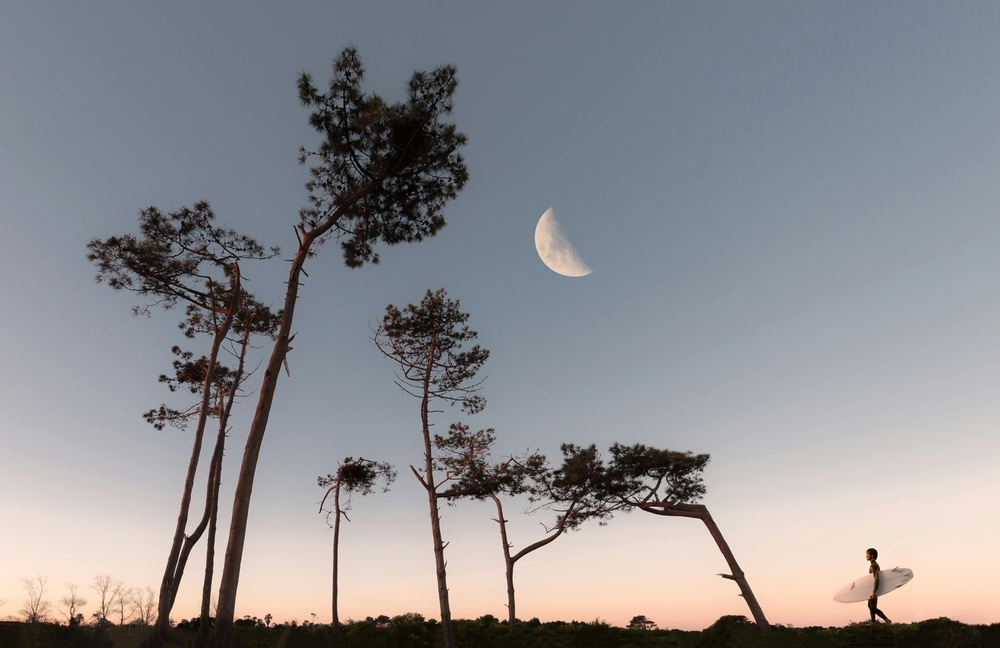
#> input picture Day 2/tree and moon.jpg, 1000 x 648 px, shrunk from 4924 x 3191 before the run
$ python translate.py
#> lines starting #> are read from the running program, lines starting #| are printed output that depends on the picture
import cv2
import matplotlib.pyplot as plt
import numpy as np
img = cv2.imread("tree and moon.jpg")
#> img is the input picture: shape (648, 1000, 3); mean B, G, R 145.4, 141.7, 141.2
rows,cols=img.shape[:2]
#> rows = 648; cols = 1000

circle = cv2.circle(img,(100,100),50,(0,0,255),3)


M = np.float32([[1,0,-10],[0,1,0]])
translate = cv2.warpAffine(img,M,(cols,rows))
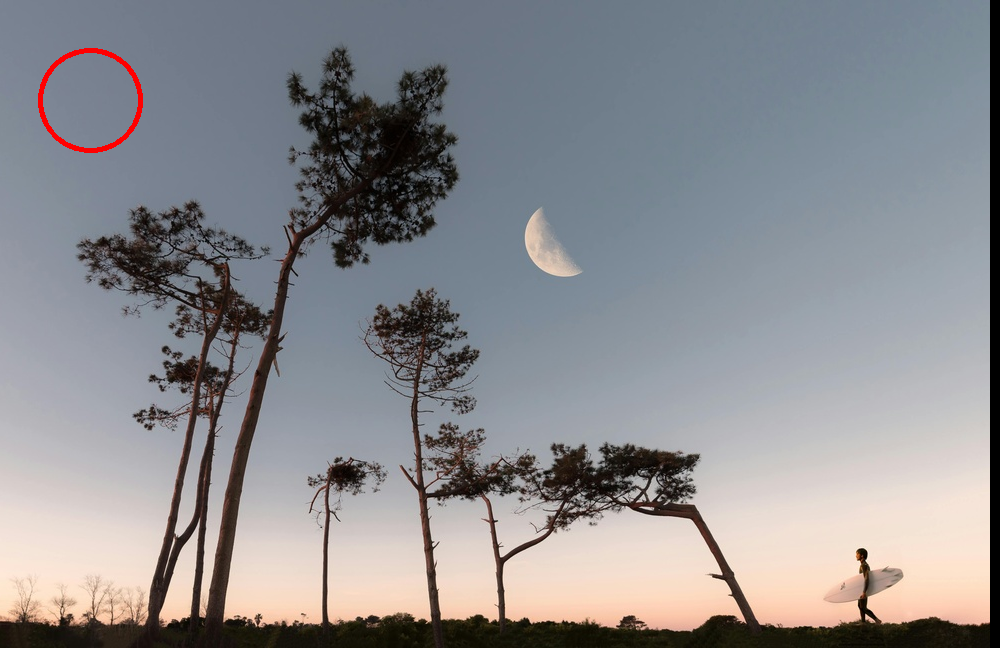
#> translate: shape (648, 1000, 3); mean B, G, R 143.3, 139.7, 139.9
plt.imshow(cv2.cvtColor(translate,cv2.COLOR_BGR2RGB))
plt.show()

$ run again, with Day 2/noise image.jpeg copied over Day 2/tree and moon.jpg
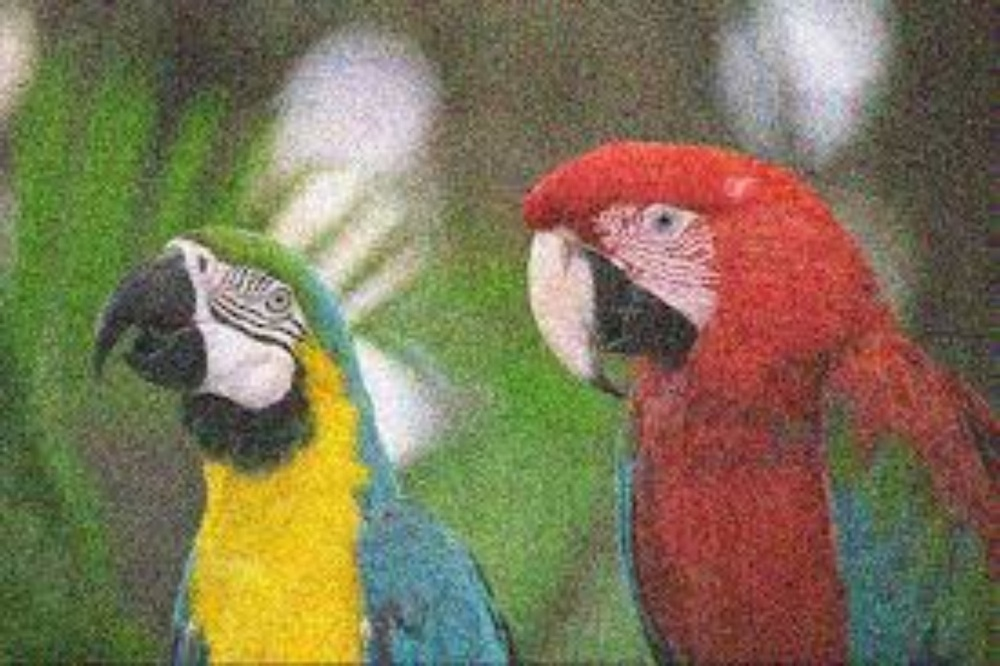
#> input picture Day 2/noise image.jpeg, 1000 x 666 px, shrunk from 1380 x 919 before the run
#> img is the input picture: shape (666, 1000, 3); mean B, G, R 86.6, 116.5, 126.4
#> `translate = cv2.warpAffine(img,M,(cols,rows))`:
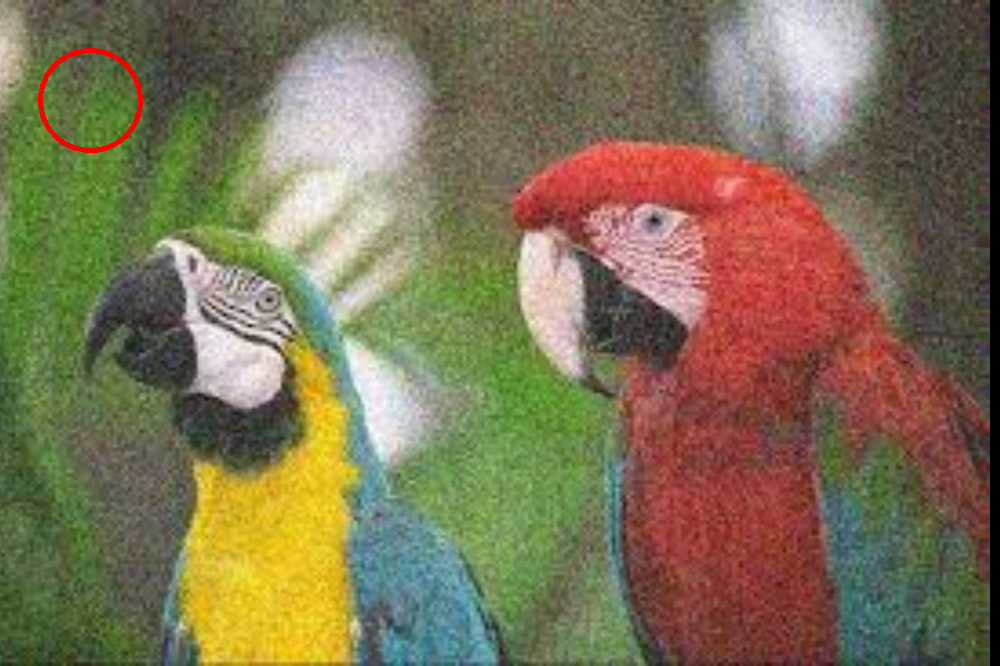
#> translate: shape (666, 1000, 3); mean B, G, R 85.7, 115.1, 125.7
